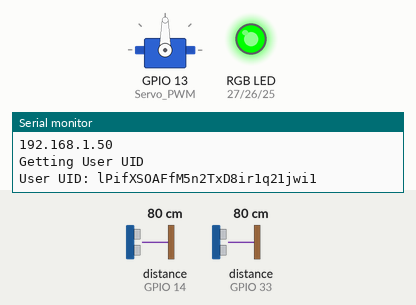
Recording of a sketch running on a simulated ESP32. Shown: servo, an RGB LED mixed from three pins (HIGH = lit), the last lines printed to the serial monitor. The inputs (shaded band) are chosen by the test bench; at power-on: distance to the obstacle (sensors on GPIO 14, GPIO 33) 80 cm. The echo pulse lasts 58.3 µs per cm; WiFi joins after 1.5 s; servers stay silent unless stated; the local clock reads 2024-03-15 10:24:30 at power-on unless the sketch sets it.

Above: at 2.1 s.
At 3.6 s:
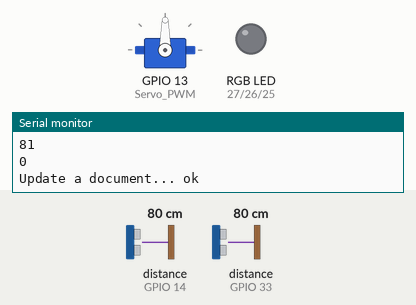
Timing chart, 0 to 5.1 s (numbered marks = the images above):
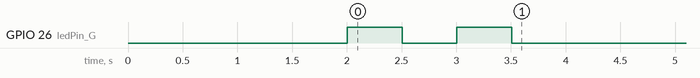

The sketch:

Proyecto_IoT.ino
```cpp
#include <Arduino.h>

/******
 * Include Libraries
 ******/
#include "ESP32Servo.h"
#include "NewPing.h"
#include "time.h"
#include <WiFi.h>
#include <Firebase_ESP_Client.h>
/* #include <WiFiClient.h>
#include <HTTPClient.h> */

// Provide the token generation process info.
#include "addons/TokenHelper.h"
// Provide the RTDB payload printing info and other helper functions.
#include "addons/RTDBHelper.h"

#include "ArduinoJson.h"

/******
 * Define Constants
 ******/

/* WIFI loggin*/
#define WIFI_SSID "TestWiFi" //WIFI SSID aqui
#define WIFI_PASSWORD "1234567890" // WIFI pwd

/* Firebase API KEY */
#define FIREBASE_API_KEY "AIzaSyBJpluQ6Prg1NqHdzxBpjJ-n3LGu-lF5Z8"
#define FIREBASE_PROJECT_ID "iot-app-1f19f"

/* Firebase user loggin */
#define USER_EMAIL "iot.feeder.3@gmail.com"
#define USER_PASSWORD "1234567890"

/* Insert RTDB URLefine the RTDB URL */
#define DATABASE_URL "https://espdemo-4765e-default-rtdb.firebaseio.com/"

#define JSONDOCSIZE 384 /* Calculated from https://arduinojson.org/v6/assistant/#/step3 */

/******
 * Global variables
 ******/

/* Firebase objects */
FirebaseData fbdo;
FirebaseAuth auth;
FirebaseConfig config;

/* User ID */
String uid;

/* Database main path (to be updated in setup with the user UID) */
String databasePath;

/* Database child nodes */
String tankPath = "/tankLevel";
String detectPetPath = "/petDetectedAt";
/* String presPath = "/pressure"; */
String timePath = "/timestamp";

String dbPath_1 = "/UsersData/";
String dbPath_2 = "/readings";

/* Parent Node (to be updated in every loop) */
String parentPath;

int timestamp;
FirebaseJson fbJson;

const char* ntpServer = "pool.ntp.org";

const int Servo_PWM = 13;

const int trigger_1 = 12;
const int trigger_2 = 32;

const int echo_1 = 14;
const int echo_2 = 33;

Servo MG995_Servo;
NewPing sonarTank(trigger_1, echo_1, 200);
NewPing sonarPetDetection(trigger_2, echo_2, 40);

unsigned long tank_distance = 0;
unsigned long pet_distance = 0;

/* RGB LED pins */
const int ledPin_R = 27;
const int ledPin_G = 26;
const int ledPin_B = 25;

/* Timer variables (send new readings every three minutes) */
unsigned long sendDataPrevMillis = 0;
unsigned long getDataPrevMillis = 0;
unsigned long timerDelay = 30000;

bool taskcomplete = false;
int count = 0;
int values_count = 0;
int prev_distance = 0;
int current_distance = 0;
bool already_feed = false;

/******
 * Auxiliar Functions
 ******/

 /* setTankLevelPayload */
/* void setTankLevelPayload(char* payload)
{
  tank_distance = sonarTank.ping_cm();
  Serial.print("Tank level in cm: ");
  Serial.println(tank_distance); // Imprime temperatura en el serial monitor
  /* numero maximo 4 precision 2 y convierte el valor a string*/
/*   dtostrf(tank_distance, 4, 0, str_tank);
  sprintf(payload, "{\"value\": %s}", str_tank); */

  /* Turn on/off led */
/*   if(tank_distance >= 66)
  {
    RGB_color(255, 0, 0);
  }
  else if(tank_distance >= 33)
  {
    RGB_color(255, 255, 0);
  }
  else if (tank_distance > 0)
  {
    RGB_color(0, 255, 0);
  }
  else
  {
    RGB_color(0, 0, 255);
  }
} */

/* setPetDetectPayload */

/*
void setPetDetectPayload(char* payload)
{
  pet_distance = sonarPetDetection.ping_cm();
  Serial.print("Detected pet at: ");
  Serial.println(pet_distance); // Imprime humedad en el serial monitor
  dtostrf(pet_distance, 4, 2, str_pet); // numero maximo 4 precision 2 y convierte el valor a string
  sprintf(payload, "{\"value\": %s}", str_pet);

  // Move motor
  if(pet_distance >= 10 && pet_distance <= 40)
  {
    MG995_Servo.write(0); //Turn clockwise at high speed
    delay(2000);

    MG995_Servo.detach();//Stop. You can use deatch function or use write(x), as x is the middle of 0-180 which is 90, but some lack of precision may change this value
    delay(500);
    MG995_Servo.attach(Servo_PWM);//Always use attach function after detach to re-connect your servo with the board

    MG995_Servo.write(180);
    delay(2000);
    MG995_Servo.detach();//Stop
    delay(500);
    MG995_Servo.attach(Servo_PWM);
  }
} */

/* void sendPostRequest(char* url, char* payload)
{
  int httpStatusCode;

  httpClient.begin(client, url);

  httpClient.addHeader("Content-Type", "application/json");
  httpClient.addHeader("X-Auth-Token", TOKEN);

  httpStatusCode = httpClient.POST(payload);
  Serial.print("HTPP Status code: ");
  Serial.println(httpStatusCode);
  Serial.print("Send ");
  Serial.println(payload);

  Serial.println(httpClient.getString());

  // Free resources
  httpClient.end();
} */

/* void http_post()
{
  setTankLevelPayload(payload);
  sendPostRequest(TankLevelUrl, payload);
  delay(2000);
  setPetDetectPayload(payload);
  sendPostRequest(DetectPetUrl, payload);
  delay(11000);
} */

void RGB_color(int R, int G, int B)
 {
  analogWrite(ledPin_R, R);
  analogWrite(ledPin_G, G);
  analogWrite(ledPin_B, B);
}

/**
 * It connects to the WiFi network using the SSID and password defined in the `WIFI_SSID` and
 * `WIFI_PASSWORD` constants
 */
void initWiFi()
{
  WiFi.begin(WIFI_SSID, WIFI_PASSWORD);
  Serial.print("Connecting to WiFi ..");
  while (WiFi.status() != WL_CONNECTED) {
    Serial.print('.');
    delay(1000);
  }

  Serial.println("");
  Serial.println("WiFi Connected");
  Serial.println("IP address: ");
  Serial.println(WiFi.localIP());
  Serial.println();
}

/**
 * This function sets the pin modes for the three pins that are connected to the RGB LED
 */
void initRGBLED()
{
  // configure LED pins functionalitites
  pinMode(ledPin_R, OUTPUT);
  pinMode(ledPin_G, OUTPUT);
  pinMode(ledPin_B, OUTPUT);

  /* RGB LED */
  RGB_color(0, 255, 0); // Green
  delay(500);
  RGB_color(0, 0, 0); // OFF
  delay(500);
  RGB_color(0, 255, 0); // Green
  delay(500);
  RGB_color(0, 0, 0); // OFF
}

void initServo()
{
  /* MG995 servo */
  ESP32PWM::allocateTimer(0); // allocate timer 0
  ESP32PWM::allocateTimer(1); // allocate timer 1
  ESP32PWM::allocateTimer(2); // allocate timer 2
  ESP32PWM::allocateTimer(3); // allocate timer 3

  MG995_Servo.setPeriodHertz(50); // standard 50 hz servo
  MG995_Servo.attach(Servo_PWM, 500, 2500); // attach the servo on pin 13 to the servo object
}

/**
 * It gets the current time from the RTC and converts it to a Unix timestamp
 *
 * @return The number of seconds since January 1, 1970.
 */
unsigned long getTime()
{
  time_t now;
  struct tm timeinfo;
  if (!getLocalTime(&timeinfo)) {
    //Serial.println("Failed to obtain time");
    return(0);
  }
  time(&now);
  return now;
}

void firebaseInit()
{
  /* Assign the api key (required) */
  config.api_key = FIREBASE_API_KEY;

  /* Assign the user sign in credentials */
  auth.user.email = USER_EMAIL;
  auth.user.password = USER_PASSWORD;

  /* Assign the RTDB URL (required) */
  //config.database_url = DATABASE_URL;

  Firebase.reconnectWiFi(true);
  fbdo.setResponseSize(4096);

  // Assign the callback function for the long running token generation task */
  config.token_status_callback = tokenStatusCallback; //see addons/TokenHelper.h

  // Assign the maximum retry of token generation
  config.max_token_generation_retry = 5;

  // Initialize the library with the Firebase authen and config
  Firebase.begin(&config, &auth);

  // Getting the user UID might take a few seconds
  Serial.println("Getting User UID");
  while ((auth.token.uid) == "") {
    Serial.print('.');
    delay(1000);
  }

  // Print user UID
  uid = "lPifXSOAFfM5n2TxD8ir1q21jwi1";
  Serial.print("User UID: ");
  Serial.println(uid);

  // Update database path
  /* databasePath = "/UsersData/" + uid + "/readings"; */
  // databasePath = dbPath_1 + uid + dbPath_2;
}

/* Read Sensors */
unsigned long readTankLevel()
{
  tank_distance = sonarTank.ping_cm();
  return tank_distance;
}

unsigned long readPetDetectSensor()
{
  pet_distance = sonarPetDetection.ping_cm();
  return pet_distance;
}

void sendDataToFirestore()
{
  // Send new readings to database
  if (Firebase.ready() && (millis() - sendDataPrevMillis > timerDelay || sendDataPrevMillis == 0)){
    sendDataPrevMillis = millis();
    count++;

    if(count == 60 * 60 * 8)
    {
      already_feed = false;
      count = 0;
    }
    //Get current timestamp
    timestamp = getTime();
    Serial.print ("time: ");
    Serial.println (timestamp);

    //parentPath = databasePath + "/" + String(timestamp);

    /* FireStore */
    String documentPath = "users/" + uid;

    // if (!taskcomplete)
    // {
    //     taskcomplete = true;

    //     fbJson.clear();
    //     fbJson.set("fields/food_level/integerValue", String(readTankLevel()));
    //     fbJson.set("fields/water_level/doubleValue", String(readTankLevel()));
    //     fbJson.set("fields/detected_pet/doubleValue", String(readPetDetectSensor()));

    //     Serial.print("Create a document... ");

    //     if (Firebase.Firestore.createDocument(&fbdo, FIREBASE_PROJECT_ID, "" /* databaseId can be (default) or empty */, documentPath.c_str(), fbJson.raw()))
    //         Serial.printf("ok\n%s\n\n", fbdo.payload().c_str());
    //     else
    //         Serial.println(fbdo.errorReason());
    // }

    fbJson.clear();
    fbJson.set("fields/statistics/mapValue/fields/food_level/integerValue", String(readTankLevel()));
    fbJson.set("fields/statistics/mapValue/fields/water_level/integerValue", String(readTankLevel()));
    fbJson.set("fields/statistics/mapValue/fields/detected_pet/integerValue", String(readPetDetectSensor()));

    prev_distance = current_distance;
    current_distance = readPetDetectSensor();

    Serial.println(readTankLevel());
    Serial.println(current_distance);
    Serial.print("Update a document... ");

    /** if updateMask contains the field name that exists in the remote document and
      * this field name does not exist in the document (content), that field will be deleted from remote document
      */

    if (Firebase.Firestore.patchDocument(&fbdo, FIREBASE_PROJECT_ID, "" /* databaseId can be (default) or empty */, documentPath.c_str(), fbJson.raw(), "statistics.food_level" /* updateMask */))
        Serial.printf("ok\n%s\n\n", fbdo.payload().c_str());
    else
        Serial.println(fbdo.errorReason());

    if (Firebase.Firestore.patchDocument(&fbdo, FIREBASE_PROJECT_ID, "" /* databaseId can be (default) or empty */, documentPath.c_str(), fbJson.raw(), "statistics.water_level" /* updateMask */))
        Serial.printf("ok\n%s\n\n", fbdo.payload().c_str());
    else
        Serial.println(fbdo.errorReason());

    if (Firebase.Firestore.patchDocument(&fbdo, FIREBASE_PROJECT_ID, "" /* databaseId can be (default) or empty */, documentPath.c_str(), fbJson.raw(), "statistics.detected_pet" /* updateMask */))
        Serial.printf("ok\n%s\n\n", fbdo.payload().c_str());
    else
        Serial.println(fbdo.errorReason());

    /*
    fbJson.set(tankPath.c_str(), String(readTankLevel()));
    fbJson.set(detectPetPath.c_str(), String(readPetDetectSensor()));
    fbJson.set(timePath, String(timestamp));
    //Serial.printf("Set json... %s\n", Firebase.RTDB.setJSON(&fbdo, parentPath.c_str(), &fbJson) ? "ok" : fbdo.errorReason().c_str());
    Serial.printf("Set json... %s\n", Firebase.FS.setJSON(&fbdo, parentPath.c_str(), &fbJson) ? "ok" : fbdo.errorReason().c_str());
    */
  }
}

bool deserializeFirestoreSoundJson(String input)
{
  // String input;

  StaticJsonDocument<384> doc;

  DeserializationError error = deserializeJson(doc, input);

  if (error) {
    Serial.print("deserializeJson() failed: ");
    Serial.println(error.c_str());
    return false;
  }

  // const char* name = doc["name"];

  bool fields_sound_booleanValue = doc["fields"]["sound"]["booleanValue"]; // false

  return fields_sound_booleanValue;

  // const char* createTime = doc["createTime"]; // "2022-11-23T00:42:28.782328Z"
  // const char* updateTime = doc["updateTime"]; // "2022-11-23T00:44:35.361031Z"
}

bool deserializeFirestoreFoodJson(String input)
{
  // String input;

  StaticJsonDocument<384> doc;

  DeserializationError error = deserializeJson(doc, input);

  if (error) {
    Serial.print("deserializeJson() failed: ");
    Serial.println(error.c_str());
    return false;
  }

  // const char* name = doc["name"];

  bool fields_food_booleanValue = doc["fields"]["food"]["booleanValue"]; // false

  return fields_food_booleanValue;

  // const char* createTime = doc["createTime"]; // "2022-11-23T00:42:28.782328Z"
  // const char* updateTime = doc["updateTime"]; // "2022-11-23T00:44:35.361031Z"
}

void getDataFromFirestore()
{
  /* Checks each 10 seconds if a new instruction is available */
  if (Firebase.ready() && (millis() - getDataPrevMillis > 10000 || getDataPrevMillis == 0))
  {
      getDataPrevMillis = millis();

      String documentPath = "actions/dXokcLs29nzwDuXljiOG";
      String mask = "food";

      // If the document path contains space e.g. "a b c/d e f"
      // It should encode the space as %20 then the path will be "a%20b%20c/d%20e%20f"

      Serial.print("Get a document... ");

      if (Firebase.Firestore.getDocument(&fbdo, FIREBASE_PROJECT_ID, "", documentPath.c_str(), mask.c_str()))
      {
        Serial.printf("ok\n%s\n\n", fbdo.payload().c_str());
        if(deserializeFirestoreFoodJson(fbdo.payload()))
        {
          already_feed = false;
          activateFeed();
        }
      }
      else
          Serial.println(fbdo.errorReason());

      String mask2 = "sound";

      Serial.print("Get a document... ");

      if (Firebase.Firestore.getDocument(&fbdo, FIREBASE_PROJECT_ID, "", documentPath.c_str(), mask2.c_str()))
      {
        Serial.printf("ok\n%s\n\n", fbdo.payload().c_str());
        if(deserializeFirestoreSoundJson(fbdo.payload()))
        {
          /* RGB LED */
          RGB_color(255, 0, 0); // Green
          delay(500);
          RGB_color(0, 0, 0); // OFF
          delay(500);
          RGB_color(255, 0, 0); // Green
          delay(500);
          RGB_color(0, 0, 0); // OFF
        }
      }
      else
          Serial.println(fbdo.errorReason());

      if(deserializeFirestoreFoodJson(fbdo.payload()) || deserializeFirestoreSoundJson(fbdo.payload()))
      {
        Serial.print(" *********************   CLEAR ACTIONS ******************** ");
        clearFeederActions();
      }
  }
}

void clearFeederActions()
{
  // Send new readings to database
  if (Firebase.ready() && (millis() - sendDataPrevMillis > timerDelay || sendDataPrevMillis == 0)){
    sendDataPrevMillis = millis();

    //Get current timestamp
    timestamp = getTime();
    Serial.print ("time: ");
    Serial.println (timestamp);

    //parentPath = databasePath + "/" + String(timestamp);

    /* FireStore */
    String documentPath = "actions/dXokcLs29nzwDuXljiOG";

    fbJson.clear();
    fbJson.set("fields/food/booleanValue", "false");
    fbJson.set("fields/sound/booleanValue", "false");

    Serial.print("Update actions document... ");

    /** if updateMask contains the field name that exists in the remote document and
      * this field name does not exist in the document (content), that field will be deleted from remote document
      */

    if (Firebase.Firestore.patchDocument(&fbdo, FIREBASE_PROJECT_ID, "" /* databaseId can be (default) or empty */, documentPath.c_str(), fbJson.raw(), "food,sound" /* updateMask */))
        Serial.printf("ok\n%s\n\n", fbdo.payload().c_str());
    else
        Serial.println(fbdo.errorReason());
  }
}

void activateFeed()
{
  if(!already_feed)
  {
    Serial.println("Feeding... ");
    MG995_Servo.attach(Servo_PWM);//Always use attach function after detach to re-connect your servo with the board
    MG995_Servo.write(90); //Turn clockwise at high speed
    delay(1000);

    MG995_Servo.write(180); //Turn clockwise at high speed
    delay(1000);

    MG995_Servo.write(90); //Turn clockwise at high speed
    delay(1000);

    MG995_Servo.write(0); //Turn clockwise at high speed
    delay(1000);

    MG995_Servo.detach();//Stop. You can use deatch function or use write(x), as x is the middle of 0-180 which is 90, but some lack of precision may change this value

    already_feed = true;
  }
}

void petIsWaiting()
{
  if((prev_distance > 0 && prev_distance <= 40) && (prev_distance > 0 && prev_distance <= 40))
  {
    activateFeed();
  }
}


/* Setup */
void setup()
{
  Serial.begin(115200); // Initialize UART with 115200 Baud rate

  initWiFi();
  initServo();
  configTime(0, 0, ntpServer);
  firebaseInit();
  initRGBLED();
}

/* Main loop */
void loop()
{
  sendDataToFirestore();
  getDataFromFirestore();
  petIsWaiting();
}
```
